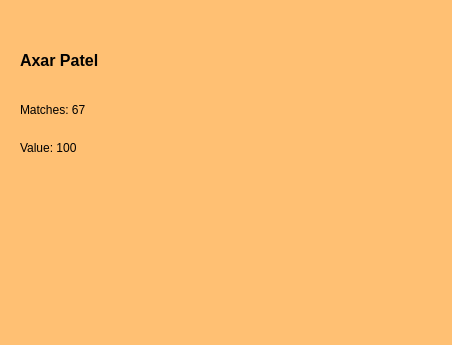
<?xml version="1.0" encoding="UTF-8"?>
<ui version="4.0">
 <class>Dialog</class>
 <widget class="QDialog" name="Dialog">
  <property name="geometry">
   <rect>
    <x>0</x>
    <y>0</y>
    <width>452</width>
    <height>345</height>
   </rect>
  </property>
  <property name="windowTitle">
   <string>Dialog</string>
  </property>
  <property name="styleSheet">
   <string notr="true">background-color: rgb(255, 192, 115);</string>
  </property>
  <widget class="QLabel" name="label_2">
   <property name="geometry">
    <rect>
     <x>20</x>
     <y>50</y>
     <width>91</width>
     <height>20</height>
    </rect>
   </property>
   <property name="font">
    <font>
     <family>Arial</family>
     <pointsize>12</pointsize>
     <weight>75</weight>
     <bold>true</bold>
    </font>
   </property>
   <property name="text">
    <string>Axar Patel</string>
   </property>
  </widget>
  <widget class="QLabel" name="label_3">
   <property name="geometry">
    <rect>
     <x>20</x>
     <y>100</y>
     <width>71</width>
     <height>20</height>
    </rect>
   </property>
   <property name="text">
    <string>Matches: 67</string>
   </property>
  </widget>
  <widget class="QLabel" name="label_4">
   <property name="geometry">
    <rect>
     <x>20</x>
     <y>140</y>
     <width>71</width>
     <height>16</height>
    </rect>
   </property>
   <property name="text">
    <string>Value: 100</string>
   </property>
  </widget>
  <widget class="QLabel" name="label">
   <property name="geometry">
    <rect>
     <x>120</x>
     <y>40</y>
     <width>321</width>
     <height>301</height>
    </rect>
   </property>
   <property name="text">
    <string/>
   </property>
   <property name="pixmap">
    <pixmap>Players/Axar.png</pixmap>
   </property>
  </widget>
 </widget>
 <resources/>
 <connections/>
</ui>
